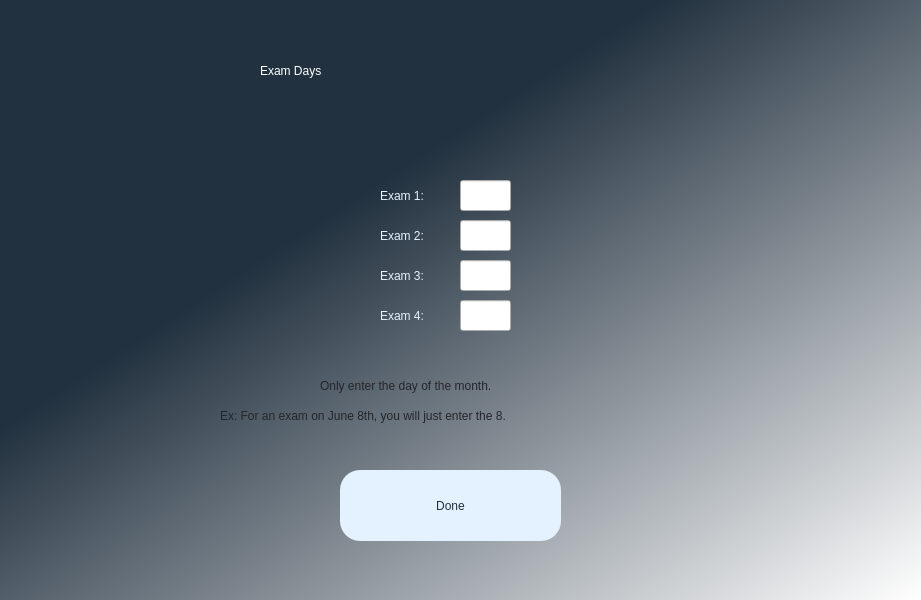
<?xml version="1.0" encoding="UTF-8"?>
<ui version="4.0">
 <class>Dialog</class>
 <widget class="QDialog" name="Dialog">
  <property name="geometry">
   <rect>
    <x>0</x>
    <y>0</y>
    <width>921</width>
    <height>600</height>
   </rect>
  </property>
  <property name="windowTitle">
   <string>Dialog</string>
  </property>
  <widget class="QWidget" name="widget" native="true">
   <property name="geometry">
    <rect>
     <x>0</x>
     <y>0</y>
     <width>921</width>
     <height>600</height>
    </rect>
   </property>
   <property name="styleSheet">
    <string notr="true">QWidget#widget{
background-color:qlineargradient(spread:pad, x1:0, y1:0, x2:1, y2:1, stop:0.357955 rgba(34, 49, 63, 1), stop:1 rgba(255, 255, 255, 255))}</string>
   </property>
   <widget class="QLabel" name="label">
    <property name="geometry">
     <rect>
      <x>260</x>
      <y>10</y>
      <width>411</width>
      <height>121</height>
     </rect>
    </property>
    <property name="styleSheet">
     <string notr="true">color: rgb(255, 255, 255);
font: 75 60pt &quot;Malgun Gothic&quot;;</string>
    </property>
    <property name="text">
     <string>Exam Days</string>
    </property>
   </widget>
   <widget class="QPushButton" name="done_button">
    <property name="geometry">
     <rect>
      <x>340</x>
      <y>470</y>
      <width>221</width>
      <height>71</height>
     </rect>
    </property>
    <property name="styleSheet">
     <string notr="true">border-radius: 20px;
font: 75 30pt &quot;Malgun Gothic&quot;;
color: rgba(34, 49, 63, 1);
background-color:rgba(228, 241, 254, 1);</string>
    </property>
    <property name="text">
     <string>Done</string>
    </property>
   </widget>
   <widget class="QLabel" name="label_5">
    <property name="geometry">
     <rect>
      <x>320</x>
      <y>370</y>
      <width>311</width>
      <height>31</height>
     </rect>
    </property>
    <property name="styleSheet">
     <string notr="true">font: 16pt &quot;MS Shell Dlg 2&quot;;
color: rgba(36, 37, 42, 1);</string>
    </property>
    <property name="text">
     <string>Only enter the day of the month.</string>
    </property>
   </widget>
   <widget class="QLabel" name="label_6">
    <property name="geometry">
     <rect>
      <x>220</x>
      <y>400</y>
      <width>521</width>
      <height>31</height>
     </rect>
    </property>
    <property name="styleSheet">
     <string notr="true">font: 16pt &quot;MS Shell Dlg 2&quot;;
color: rgba(36, 37, 42, 1);</string>
    </property>
    <property name="text">
     <string>Ex: For an exam on June 8th, you will just enter the 8.</string>
    </property>
   </widget>
   <widget class="QLabel" name="label_9">
    <property name="geometry">
     <rect>
      <x>380</x>
      <y>220</y>
      <width>91</width>
      <height>31</height>
     </rect>
    </property>
    <property name="styleSheet">
     <string notr="true">font: 12pt &quot;MS Shell Dlg 2&quot;;
;
color: rgba(228, 241, 254, 1);</string>
    </property>
    <property name="text">
     <string>Exam 2:</string>
    </property>
   </widget>
   <widget class="QLabel" name="label_18">
    <property name="geometry">
     <rect>
      <x>380</x>
      <y>260</y>
      <width>91</width>
      <height>31</height>
     </rect>
    </property>
    <property name="styleSheet">
     <string notr="true">font: 12pt &quot;MS Shell Dlg 2&quot;;
;
color: rgba(228, 241, 254, 1);</string>
    </property>
    <property name="text">
     <string>Exam 3:</string>
    </property>
   </widget>
   <widget class="QLabel" name="label_10">
    <property name="geometry">
     <rect>
      <x>380</x>
      <y>180</y>
      <width>91</width>
      <height>31</height>
     </rect>
    </property>
    <property name="styleSheet">
     <string notr="true">font: 12pt &quot;MS Shell Dlg 2&quot;;
;
color: rgba(228, 241, 254, 1);</string>
    </property>
    <property name="text">
     <string>Exam 1:</string>
    </property>
   </widget>
   <widget class="QLineEdit" name="exam_1">
    <property name="geometry">
     <rect>
      <x>460</x>
      <y>180</y>
      <width>51</width>
      <height>31</height>
     </rect>
    </property>
    <property name="text">
     <string/>
    </property>
   </widget>
   <widget class="QLineEdit" name="exam_2">
    <property name="geometry">
     <rect>
      <x>460</x>
      <y>220</y>
      <width>51</width>
      <height>31</height>
     </rect>
    </property>
    <property name="text">
     <string/>
    </property>
   </widget>
   <widget class="QLineEdit" name="exam_3">
    <property name="geometry">
     <rect>
      <x>460</x>
      <y>260</y>
      <width>51</width>
      <height>31</height>
     </rect>
    </property>
    <property name="text">
     <string/>
    </property>
   </widget>
   <widget class="QLineEdit" name="exam_4">
    <property name="geometry">
     <rect>
      <x>460</x>
      <y>300</y>
      <width>51</width>
      <height>31</height>
     </rect>
    </property>
    <property name="text">
     <string/>
    </property>
   </widget>
   <widget class="QLabel" name="label_19">
    <property name="geometry">
     <rect>
      <x>380</x>
      <y>300</y>
      <width>91</width>
      <height>31</height>
     </rect>
    </property>
    <property name="styleSheet">
     <string notr="true">font: 12pt &quot;MS Shell Dlg 2&quot;;
;
color: rgba(228, 241, 254, 1);</string>
    </property>
    <property name="text">
     <string>Exam 4:</string>
    </property>
   </widget>
   <widget class="QLabel" name="error_5">
    <property name="geometry">
     <rect>
      <x>520</x>
      <y>190</y>
      <width>161</width>
      <height>16</height>
     </rect>
    </property>
    <property name="styleSheet">
     <string notr="true">font: 10pt &quot;MS Shell Dlg 2&quot;;
color: rgb(255, 0, 0);</string>
    </property>
    <property name="text">
     <string/>
    </property>
   </widget>
   <widget class="QLabel" name="error_7">
    <property name="geometry">
     <rect>
      <x>520</x>
      <y>270</y>
      <width>161</width>
      <height>16</height>
     </rect>
    </property>
    <property name="styleSheet">
     <string notr="true">font: 10pt &quot;MS Shell Dlg 2&quot;;
color: rgb(255, 0, 0);</string>
    </property>
    <property name="text">
     <string/>
    </property>
   </widget>
   <widget class="QLabel" name="error_6">
    <property name="geometry">
     <rect>
      <x>520</x>
      <y>230</y>
      <width>161</width>
      <height>16</height>
     </rect>
    </property>
    <property name="styleSheet">
     <string notr="true">font: 10pt &quot;MS Shell Dlg 2&quot;;
color: rgb(255, 0, 0);</string>
    </property>
    <property name="text">
     <string/>
    </property>
   </widget>
   <widget class="QLabel" name="error_8">
    <property name="geometry">
     <rect>
      <x>520</x>
      <y>310</y>
      <width>161</width>
      <height>16</height>
     </rect>
    </property>
    <property name="styleSheet">
     <string notr="true">font: 10pt &quot;MS Shell Dlg 2&quot;;
color: rgb(255, 0, 0);</string>
    </property>
    <property name="text">
     <string/>
    </property>
   </widget>
  </widget>
 </widget>
 <resources/>
 <connections/>
</ui>
